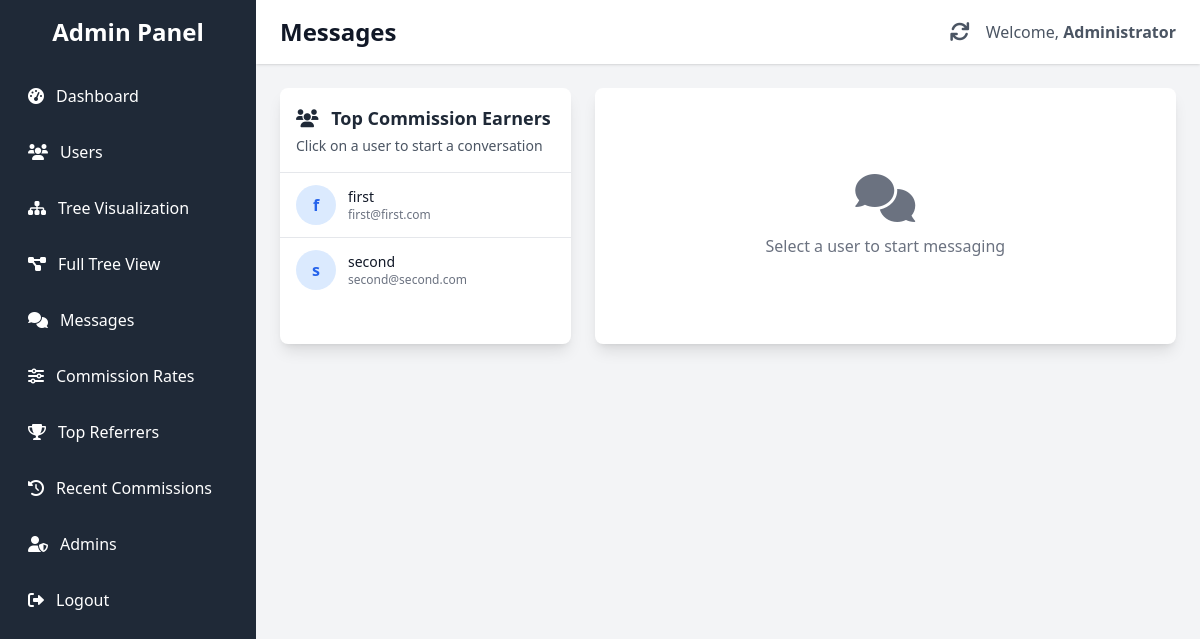
The page /admin/admin_messages.php (signed in) on the database its author committed.
### tables this page shows
CREATE TABLE IF NOT EXISTS `users` (
  `id` int NOT NULL AUTO_INCREMENT,
  `full_name` varchar(100) NOT NULL,
  `email` varchar(100) NOT NULL,
  `referral_code` varchar(20) DEFAULT NULL,
  `referred_by` int DEFAULT NULL,
  `phone` varchar(20) NOT NULL,
  `password` varchar(255) NOT NULL,
  `registration_date` datetime NOT NULL,
  `last_login` datetime DEFAULT NULL,
  `status` enum('active','inactive','suspended') DEFAULT 'active',
  `admin_notes` text,
  `created_at` timestamp NULL DEFAULT CURRENT_TIMESTAMP,
  `login_count` int NOT NULL DEFAULT '0',
  PRIMARY KEY (`id`),
  UNIQUE KEY `email` (`email`)
);

### admin/admin_messages.php (the view, shortened to what this page needs)
<?php
$selectedUserId = isset($_GET['user_id']) ? intval($_GET['user_id']) : null;
$userInfo = null;
$chatHistory = [];
function getTopEarners($limit = 20)
{
  $conn = getConnection();
  $users = [];
  try {
    $result = $conn->query("
      SELECT
        u.id,
        u.full_name,
        u.email,
        u.phone,
        u.referral_code,
        COUNT(DISTINCT rt.user_id) as referral_count,
        COALESCE(SUM(tc.commission_amount), 0) as total_earnings,
        (SELECT COUNT(*) FROM admin_messages WHERE user_id = u.id AND sent_by = 'user' AND `read` = 0) as unread_count
      FROM
        users u
        LEFT JOIN referral_tree rt ON u.id = rt.parent_id
        LEFT JOIN tree_commissions tc ON u.id = tc.user_id
      GROUP BY
        u.id, u.full_name, u.email, u.phone, u.referral_code
      ORDER BY
        total_earnings DESC, referral_count DESC
      LIMIT $limit
    ");
    if ($result) {
      while ($row = $result->fetch_assoc()) {
        $users[] = $row;
      }
    }
    return $users;
  } catch (Exception $e) {
    error_log("Error getting top earners: " . $e->getMessage());
    return [];
  } finally {
    $conn->close();
  }
}
$topEarners = getTopEarners();
?>
<!DOCTYPE html>
<html lang="en">
<head>
  <script src="https://cdn.tailwindcss.com"></script>
  <link rel="stylesheet" href="https://cdnjs.cloudflare.com/ajax/libs/font-awesome/6.0.0-beta3/css/all.min.css">
</head>
<body class="bg-gray-100">
  <div class="flex min-h-screen">
    <div class="w-64 bg-gray-800 text-white no-print">
      <div class="p-4">
        <h2 class="text-2xl font-semibold text-center mb-6">Admin Panel</h2>
        <nav>
          <ul class="space-y-2">
            <li>
              <a href="admin_dashboard.php" class="flex items-center p-3 text-white hover:bg-gray-700 rounded-lg group">
                <i class="fas fa-tachometer-alt mr-3"></i> Dashboard
              </a>
            </li>
            <li>
              <a href="admin_dashboard.php?tab=users" class="flex items-center p-3 text-white hover:bg-gray-700 rounded-lg group">
                <i class="fas fa-users mr-3"></i> Users
              </a>
            </li>
            <li>
              <a href="admin_dashboard.php?tab=visualization" class="flex items-center p-3 text-white hover:bg-gray-700 rounded-lg group">
                <i class="fas fa-sitemap mr-3"></i> Tree Visualization
              </a>
            </li>
            <li>
              <a href="admin_full_tree.php" class="flex items-center p-3 text-white hover:bg-gray-700 rounded-lg group">
                <i class="fas fa-project-diagram mr-3"></i> Full Tree View
              </a>
            </li>
            <li>
              <a href="admin_messages.php" class="flex items-center p-3 text-white hover:bg-gray-700 rounded-lg group">
                <i class="fas fa-comments mr-3"></i> Messages
              </a>
            </li>
            <li>
              <a href="admin_dashboard.php?tab=commission-rates" class="flex items-center p-3 text-white hover:bg-gray-700 rounded-lg group">
                <i class="fas fa-sliders-h mr-3"></i> Commission Rates
              </a>
            </li>
            <li>
              <a href="admin_dashboard.php?tab=top-referrers" class="flex items-center p-3 text-white hover:bg-gray-700 rounded-lg group">
                <i class="fas fa-trophy mr-3"></i> Top Referrers
              </a>
            </li>
            <li>
              <a href="admin_dashboard.php?tab=recent-commissions" class="flex items-center p-3 text-white hover:bg-gray-700 rounded-lg group">
                <i class="fas fa-history mr-3"></i> Recent Commissions
              </a>
            </li>
            <?php if (isset($_SESSION['admin_role']) && $_SESSION['admin_role'] === 'super_admin'): ?>
              <li>
                <a href="admin_dashboard.php?tab=admins" class="flex items-center p-3 text-white hover:bg-gray-700 rounded-lg group">
                  <i class="fas fa-user-shield mr-3"></i> Admins
                </a>
              </li>
            <?php endif; ?>
            <li class="mt-10">
              <a href="admin_logout.php" class="flex items-center p-3 text-white hover:bg-red-700 rounded-lg group">
                <i class="fas fa-sign-out-alt mr-3"></i> Logout
              </a>
            </li>
          </ul>
        </nav>
      </div>
    </div>
    <div class="flex-1 overflow-x-hidden">
      <header class="bg-white shadow">
        <div class="max-w-7xl mx-auto py-4 px-6 flex justify-between items-center">
          <h1 class="text-2xl font-bold text-gray-900">Messages</h1>
          <div class="flex items-center space-x-4">
            <a href="admin_messages.php" class="relative">
              <i class="fas fa-refresh text-xl text-gray-600 hover:text-gray-900"></i>
            </a>
            <span class="text-gray-600">
              Welcome, <span class="font-semibold"><?php echo htmlspecialchars($_SESSION['admin_name'] ?? 'Admin'); ?></span>
            </span>
          </div>
        </div>
      </header>
      <main class="max-w-7xl mx-auto py-6 px-6">
        <div class="flex flex-col md:flex-row gap-6">
          <div class="md:w-1/3 bg-white rounded-lg shadow-lg overflow-hidden">
            <div class="p-4 border-b border-gray-200">
              <h3 class="text-lg font-semibold text-gray-800">
                <i class="fas fa-users mr-2"></i> Top Commission Earners
              </h3>
              <p class="text-sm text-gray-600 mt-1">Click on a user to start a conversation</p>
            </div>
            <div class="overflow-y-auto" style="max-height: calc(100vh - 200px);">
              <ul class="divide-y divide-gray-200">
                <?php foreach ($topEarners as $user): ?>
                  <li>
                    <a href="?user_id=<?php echo $user['id']; ?>" class="block hover:bg-gray-50 transition-colors <?php echo ($selectedUserId == $user['id']) ? 'bg-blue-50' : ''; ?>">
                      <div class="flex items-center px-4 py-3">
                        <div class="flex-shrink-0 h-10 w-10 bg-blue-100 rounded-full flex items-center justify-center">
                          <span class="text-blue-600 font-semibold">
                            <?php echo substr($user['full_name'], 0, 1); ?>
                          </span>
                        </div>
                        <div class="ml-3 flex-1">
                          <div class="flex items-center justify-between">
                            <p class="text-sm font-medium text-gray-900"><?php echo htmlspecialchars($user['full_name']); ?></p>
                          </div>
                          <p class="text-xs text-gray-500 truncate"><?php echo htmlspecialchars($user['email']); ?></p>
                        </div>
                      </div>
                    </a>
                  </li>
                <?php endforeach; ?>
              </ul>
            </div>
          </div>
          <div class="md:w-2/3 bg-white rounded-lg shadow-lg overflow-hidden">
            <?php if ($userInfo): ?>
              <div class="p-4 border-b border-gray-200 bg-gray-50">
                <div class="flex items-center">
                  <div class="flex-shrink-0 h-12 w-12 bg-blue-100 rounded-full flex items-center justify-center">
                    <span class="text-blue-600 font-semibold text-lg">
                      <?php echo substr($userInfo['full_name'], 0, 1); ?>
                    </span>
                  </div>
                  <div class="ml-4 flex-1">
                    <h4 class="text-lg font-semibold text-gray-900"><?php echo htmlspecialchars($userInfo['full_name']); ?></h4>
                    <div class="flex flex-wrap text-xs text-gray-500 gap-3">
                      <span><i class="fas fa-envelope mr-1"></i> <?php echo htmlspecialchars($userInfo['email']); ?></span>
                      <?php if (!empty($userInfo['phone'])): ?>
                        <span><i class="fas fa-phone mr-1"></i> <?php echo htmlspecialchars($userInfo['phone']); ?></span>
                      <?php endif; ?>
                      <span><i class="fas fa-key mr-1"></i> <?php echo htmlspecialchars($userInfo['referral_code']); ?></span>
                    </div>
                  </div>
                  <div class="text-right">
                    <div class="text-lg font-semibold text-green-600">$<?php echo number_format($userInfo['total_earnings'], 2); ?></div>
                    <div class="text-xs text-gray-500"><?php echo number_format($userInfo['referral_count']); ?> referrals</div>
                  </div>
                </div>
                <div class="mt-2 flex gap-2 justify-end">
                  <a href="admin_user_tree.php?id=<?php echo $userInfo['id']; ?>" class="text-xs text-blue-600 hover:text-blue-900">
                    <i class="fas fa-sitemap mr-1"></i> View Tree
                  </a>
                  <a href="admin_full_tree.php?id=<?php echo $userInfo['id']; ?>" class="text-xs text-purple-600 hover:text-purple-900">
                    <i class="fas fa-project-diagram mr-1"></i> View Full Tree
                  </a>
                </div>
              </div>
              <div class="chat-container p-4" id="chat-container">
                <?php foreach ($chatHistory as $chat): ?>
                  <div class="flex flex-col <?php echo ($chat['sent_by'] == 'admin') ? 'items-end' : 'items-start'; ?>">
                    <div class="chat-bubble <?php echo ($chat['sent_by'] == 'admin') ? 'chat-bubble-admin' : 'chat-bubble-user'; ?>">
                      <?php echo nl2br(htmlspecialchars($chat['message'])); ?>
                    </div>
                    <div class="text-xs text-gray-500 <?php echo ($chat['sent_by'] == 'admin') ? 'text-right' : 'text-left'; ?> mb-4">
                      <?php echo date('M d, Y H:i', strtotime($chat['created_at'])); ?>
                    </div>
                  </div>
                <?php endforeach; ?>
                <?php if (empty($chatHistory)): ?>
                  <div class="flex items-center justify-center h-full">
                    <div class="text-center text-gray-500">
                      <i class="fas fa-comments text-4xl mb-2"></i>
                      <p>No messages yet. Start the conversation!</p>
                    </div>
                  </div>
                <?php endif; ?>
              </div>
              <div class="p-4 border-t border-gray-200">
                <form action="" method="POST">
                  <input type="hidden" name="user_id" value="<?php echo $userInfo['id']; ?>">
                  <div class="flex gap-2">
                    <textarea name="message_text" class="flex-1 px-4 py-2 border border-gray-300 rounded-md focus:outline-none focus:ring-2 focus:ring-blue-500" rows="2" placeholder="Type your message here..." required></textarea>
                    <button type="submit" name="send_message" class="px-4 py-2 bg-blue-600 text-white rounded-md hover:bg-blue-700 focus:outline-none focus:ring-2 focus:ring-offset-2 focus:ring-blue-500">
                      <i class="fas fa-paper-plane mr-2"></i> Send
                    </button>
                  </div>
                </form>
              </div>
            <?php else: ?>
              <div class="flex items-center justify-center h-64">
                <div class="text-center text-gray-500">
                  <i class="fas fa-comments text-5xl mb-3"></i>
                  <p>Select a user to start messaging</p>
                </div>
              </div>
            <?php endif; ?>
          </div>
        </div>
      </main>
    </div>
  </div>
</body>
</html>

### rows shown on the page
users: full_name "f", full_name "first", email "first@first.com"
users: full_name "s", full_name "second", email "second@second.com"

### other values the page prints
$_SESSION['admin_name'] "Administrator"
